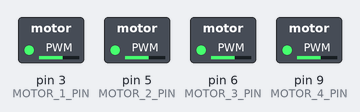
Bench run of a sketch on a simulated Arduino Uno, built with avr-gcc and run on an emulated ATmega328P. Parts: switched loads named in the sketch (green lamp = pin HIGH). What the sketch prints to the serial monitor is not drawn.

Above: at 0.1 s.
Timing chart, 0 to 1.6 s (numbered marks = the images above):
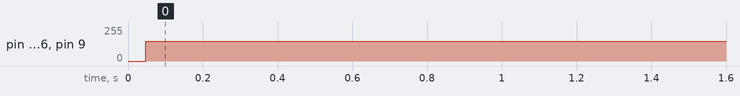

The sketch:

quad_motor_controller.ino
```cpp
/*
 * Quad Motor Controller
 * Description: Control 4 motors with variable speed adjustment
 * Motors connected to PWM pins: 3, 5, 6, 9
 * Each motor drives a circular disk (wheel)
 * All motors rotate clockwise simultaneously
 */

#define MOTOR_1_PIN 3
#define MOTOR_2_PIN 5
#define MOTOR_3_PIN 6
#define MOTOR_4_PIN 9

int motor1_speed = 150;
int motor2_speed = 150;
int motor3_speed = 150;
int motor4_speed = 150;

void setup() {
  Serial.begin(9600);

  pinMode(MOTOR_1_PIN, OUTPUT);
  pinMode(MOTOR_2_PIN, OUTPUT);
  pinMode(MOTOR_3_PIN, OUTPUT);
  pinMode(MOTOR_4_PIN, OUTPUT);

  Serial.println("=== Quad Motor Controller Initialized ===");
  Serial.println("All motors ready for operation");
  Serial.println("Speed range: 0 (OFF) to 255 (MAX)");
}

void loop() {
  runAllMotors();
  delay(100);
}

void setMotorSpeed(int pin, int speed) {
  speed = constrain(speed, 0, 255);
  analogWrite(pin, speed);
}

void setAllMotorSpeeds(int speed1, int speed2, int speed3, int speed4) {
  motor1_speed = constrain(speed1, 0, 255);
  motor2_speed = constrain(speed2, 0, 255);
  motor3_speed = constrain(speed3, 0, 255);
  motor4_speed = constrain(speed4, 0, 255);

  Serial.print("Motor speeds: M1:");
  Serial.print(motor1_speed);
  Serial.print(" M2:");
  Serial.print(motor2_speed);
  Serial.print(" M3:");
  Serial.print(motor3_speed);
  Serial.print(" M4:");
  Serial.println(motor4_speed);
}

void runAllMotors() {
  setMotorSpeed(MOTOR_1_PIN, motor1_speed);
  setMotorSpeed(MOTOR_2_PIN, motor2_speed);
  setMotorSpeed(MOTOR_3_PIN, motor3_speed);
  setMotorSpeed(MOTOR_4_PIN, motor4_speed);
}

void stopAllMotors() {
  setAllMotorSpeeds(0, 0, 0, 0);
  Serial.println("All motors stopped");
}

void increaseSpeed(int increment) {
  motor1_speed = constrain(motor1_speed + increment, 0, 255);
  motor2_speed = constrain(motor2_speed + increment, 0, 255);
  motor3_speed = constrain(motor3_speed + increment, 0, 255);
  motor4_speed = constrain(motor4_speed + increment, 0, 255);

  Serial.print("Speed increased to: ");
  Serial.println(motor1_speed);
  runAllMotors();
}

void decreaseSpeed(int decrement) {
  motor1_speed = constrain(motor1_speed - decrement, 0, 255);
  motor2_speed = constrain(motor2_speed - decrement, 0, 255);
  motor3_speed = constrain(motor3_speed - decrement, 0, 255);
  motor4_speed = constrain(motor4_speed - decrement, 0, 255);

  Serial.print("Speed decreased to: ");
  Serial.println(motor1_speed);
  runAllMotors();
}
```

Measured:
- by itself, pin 3 (MOTOR_1_PIN), pin 5 (MOTOR_2_PIN), pin 6 (MOTOR_3_PIN), pin 9 (MOTOR_4_PIN): 0/255 → 150/255 at 0.05 s
